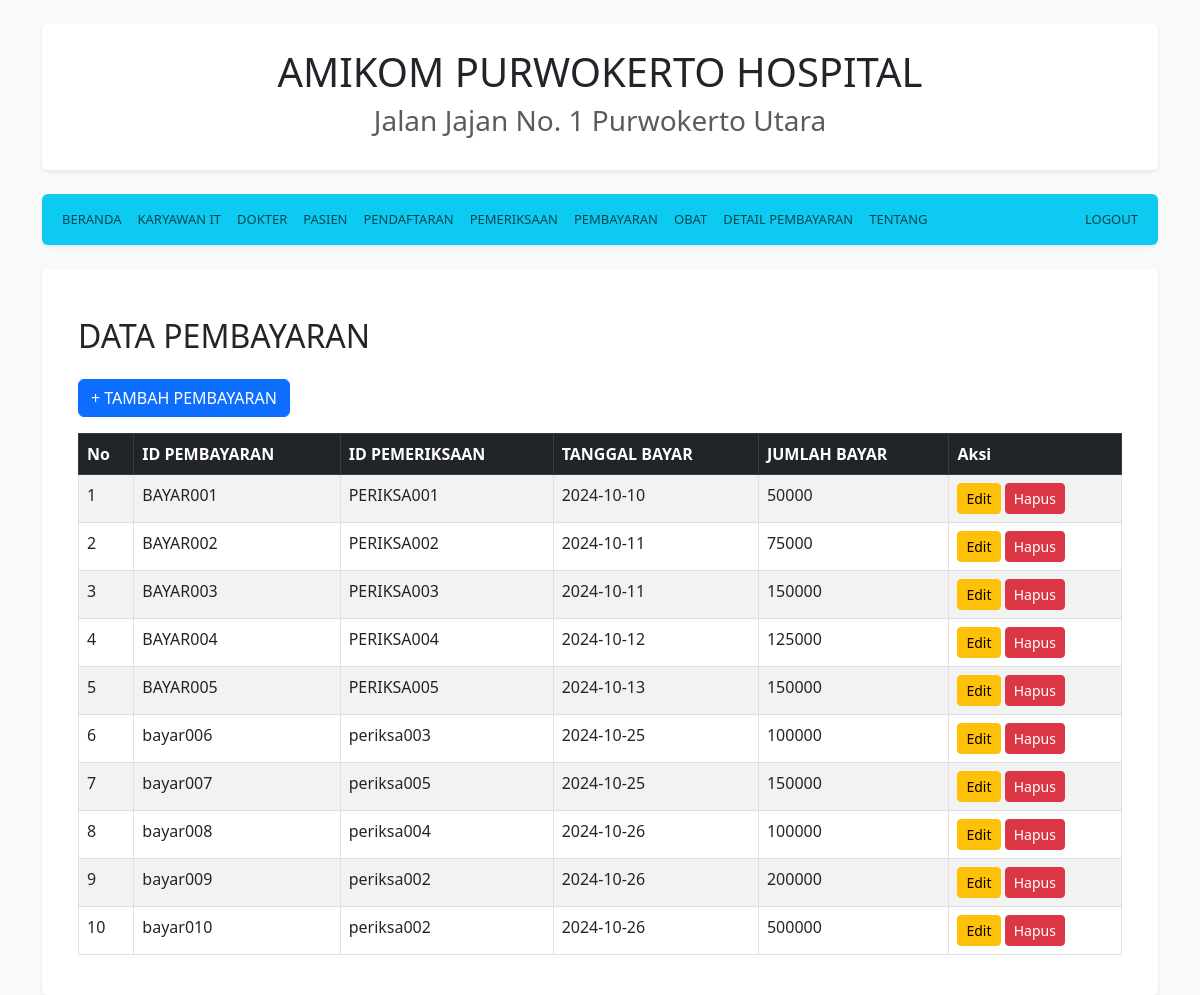
The page /home.php?page=pembayaran (signed in) on the database its author committed.
### tables this page shows
CREATE TABLE `tbpembayaran` (
  `idBayar` varchar(10) NOT NULL,
  `idPemeriksaan` varchar(100) DEFAULT NULL,
  `tglBayar` date DEFAULT NULL,
  `jumlahBayar` int(11) DEFAULT NULL
);

### views/pembayaran.php (the view, shortened to what this page needs)
<a href="./pages/tambah/tambahproduk.php" class="btn btn-primary mb-3">+ TAMBAH PEMBAYARAN</a>
<div class="table-responsive">
    <table class="table table-striped table-bordered">
        <thead class="table-dark">
            <tr>
                <th>No</th>
                <th>ID PEMBAYARAN</th>
                <th>ID PEMERIKSAAN</th>
                <th>TANGGAL BAYAR</th>
                <th>JUMLAH BAYAR</th>
                <th>Aksi</th>
            </tr>
        </thead>
        <tbody>
            <?php
            include 'koneksi.php';
            $no = 1;
            $data = mysqli_query($koneksi, "SELECT * FROM tbPembayaran");
            while($d = mysqli_fetch_array($data)){
            ?>
            <tr>
                <td><?php echo $no++; ?></td>
                <td><?php echo htmlspecialchars($d['idBayar']); ?></td>
                <td><?php echo htmlspecialchars($d['idPemeriksaan']); ?></td>
                <td><?php echo htmlspecialchars($d['tglBayar']); ?></td>
                <td><?php echo htmlspecialchars($d['jumlahBayar']); ?></td>
                <td>
                    <a href="./action/edit/pemeriksaan.php?idPemeriksaan=<?php echo $d['idPemeriksaan']; ?>" class="btn btn-warning btn-sm">Edit</a>
                    <a href="./action/hapus/pemeriksaan.php?idPemeriksaan=<?php echo $d['idPemeriksaan']; ?>" class="btn btn-danger btn-sm" onclick="return confirm('Apakah Anda yakin ingin menghapus data ini?');">Hapus</a>
                </td>
            </tr>
            <?php
            }
            ?>
        </tbody>
    </table>
</div>
<?php
include 'template.php';
?>

### home.php (style rules this page uses)
body { background-color: #f9f9f9; font-size: 16px; color: #444; }

### views/template.php (style rules this page uses)
body { background-color: #f9f9f9; }

### rows shown on the page
tbpembayaran: idBayar "BAYAR001", idPemeriksaan "PERIKSA001", tglBayar "2024-10-10", jumlahBayar "50000"
tbpembayaran: idBayar "BAYAR002", idPemeriksaan "PERIKSA002", tglBayar "2024-10-11", jumlahBayar "75000"
tbpembayaran: idBayar "BAYAR003", idPemeriksaan "PERIKSA003", tglBayar "2024-10-11", jumlahBayar "150000"
tbpembayaran: idBayar "BAYAR004", idPemeriksaan "PERIKSA004", tglBayar "2024-10-12", jumlahBayar "125000"
tbpembayaran: idBayar "BAYAR005", idPemeriksaan "PERIKSA005", tglBayar "2024-10-13", jumlahBayar "150000"
tbpembayaran: idBayar "bayar006", idPemeriksaan "periksa003", tglBayar "2024-10-25", jumlahBayar "100000"
tbpembayaran: idBayar "bayar007", idPemeriksaan "periksa005", tglBayar "2024-10-25", jumlahBayar "150000"
tbpembayaran: idBayar "bayar008", idPemeriksaan "periksa004", tglBayar "2024-10-26", jumlahBayar "100000"
tbpembayaran: idBayar "bayar009", idPemeriksaan "periksa002", tglBayar "2024-10-26", jumlahBayar "200000"
tbpembayaran: idBayar "bayar010", idPemeriksaan "periksa002", tglBayar "2024-10-26", jumlahBayar "500000"

### other values the page prints
$title "DATA PEMBAYARAN"
